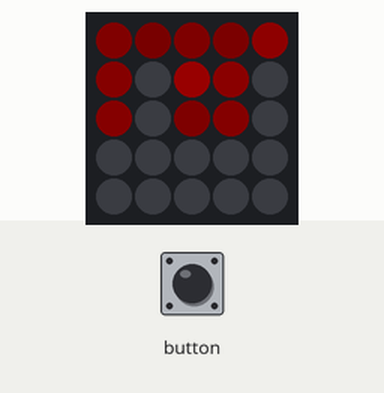
Bench run of a sketch on a simulated ESP32. On the bench: 5×5 RGB LED matrix (first LED top left, wired row by row). Dim RGB values are drawn brighter than linear; random numbers use the default seed unless the sketch sets one.

Above: at 0.28 s.
At 5.2 s:
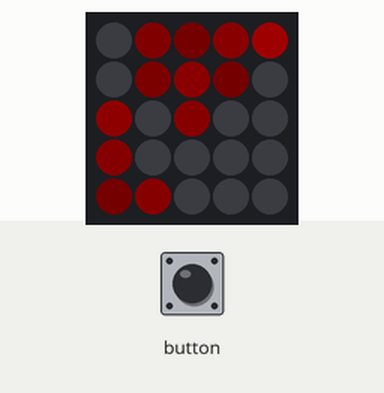
At 9.87 s:
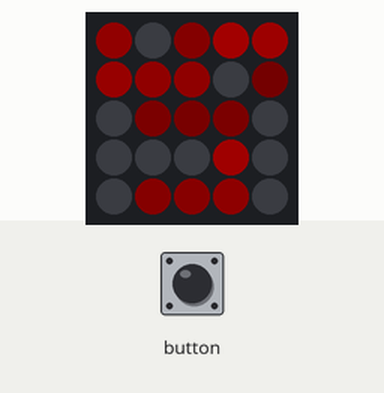
At 18.88 s:
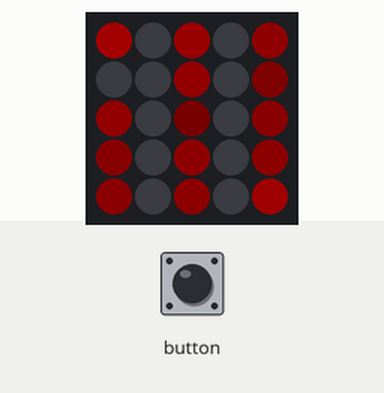
At 28.13 s:
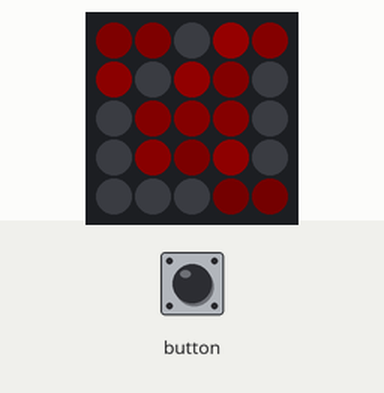
At 37.64 s:
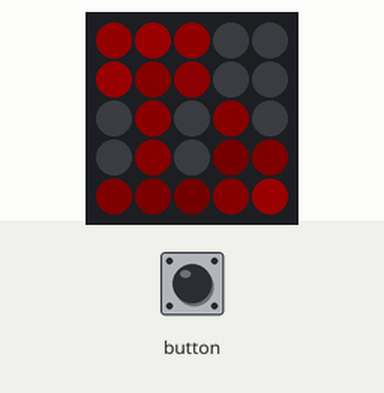

The sketch:

05_matrix_smooth.ino
```cpp
#include "M5Atom.h"
#include <list>
#include <math.h>

/*
 * Show a matrix of falling green dots at different speeds,
 * but now added smoothing
 */


class Dot {
    public:
        float speed;
        int brightness;
        int x;
        float y;

        Dot() {
            this->x = random(0,5);
            this->y = -random(1,5);

            this->speed = random(100,10000)/10000.0;
            this->brightness = random(50,250);
        }

        void update() {
            this->y += this->speed;
        }
};

std::list<Dot> dots;

const int TICK_DURATION = 50;
const int DOT_COUNT = 20;

void setup()
{
    M5.begin(true, false, true);
    delay(50);

    for(int i=0; i<2; i++) {
        Dot dot;

        dots.push_back( dot);
    }
}

void clear_screen() {
    for(int i=0; i<25; i++) M5.dis.drawpix( i, 0);
}

bool is_gone(const Dot& dot) { // Is the dot no longer visible?
    return (dot.y>=6);
}

void fill_dots() { // Add dots until we're at DOT_COUNT dots
    while( dots.size()<DOT_COUNT) {
        Dot dot;
        dots.push_back( dot);
    }
}

void loop()
{
    clear_screen();

    fill_dots();

    for( std::list<Dot>::iterator it=dots.begin(); it != dots.end(); ++it) {

        it->update();

        if( it->y>-1) {

            float overflow = fmod(it->y+1, 1);
            int low_y = int(it->y - overflow);
            int high_y = int(it->y + (1-overflow));

            if( overflow == 0) low_y += 1;

            M5.dis.drawpix( it->x+high_y*5, int(overflow*it->brightness)*256*256);
            M5.dis.drawpix( it->x+low_y*5, int((1-overflow)*it->brightness)*256*256);
        }
    }

    dots.remove_if( is_gone);

    delay(TICK_DURATION); // Tick
    M5.update();
}
```
